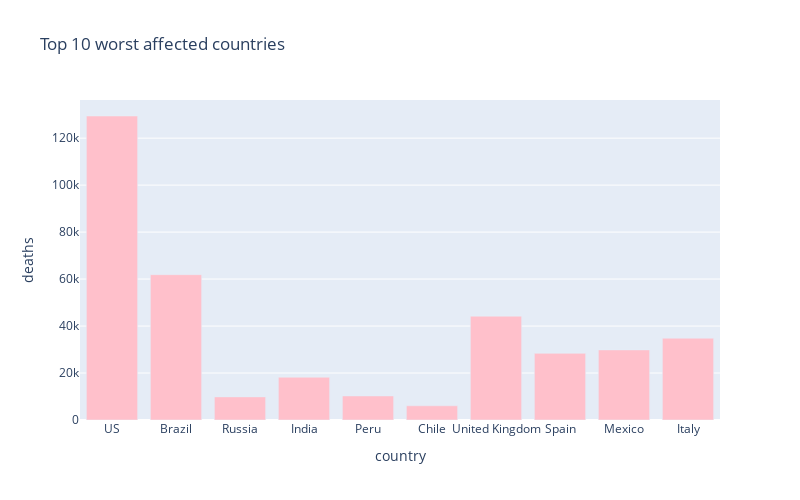

The notebook cell saved with this chart:
### Code cell
# 10 worst hit countries - Death cases

px.bar(
    sorted_country_df.head(10),
    x = "country",
    y = "deaths",
    title= "Top 10 worst affected countries", # the axis names
    color_discrete_sequence=["pink"], 
    height=500,
    width=800
)

### Figure 1 — Plotly figure (JSON) as saved in the notebook; plotly's stock layout.template omitted (floating-point values rounded to 4 significant figures)
{"data": [{"alignmentgroup": "True", "hovertemplate": "country=%{x}<br>deaths=%{y}<extra></extra>", "legendgroup": "", "marker": {"color": "pink"}, "name": "", "offsetgroup": "", "orientation": "v", "showlegend": false, "textposition": "auto", "type": "bar", "x": ["US", "Brazil", "Russia", "India", "Peru", "Chile", "United Kingdom", "Spain", "Mexico", "Italy"], "xaxis": "x", "y": [129430, 61884, 9844, 18213, 10226, 6051, 44216, 28385, 29843, 34833], "yaxis": "y"}], "layout": {"barmode": "relative", "height": 500, "legend": {"tracegroupgap": 0}, "title": {"text": "Top 10 worst affected countries"}, "width": 800, "xaxis": {"anchor": "y", "domain": [0, 1], "title": {"text": "country"}}, "yaxis": {"anchor": "x", "domain": [0, 1], "title": {"text": "deaths"}}}}
